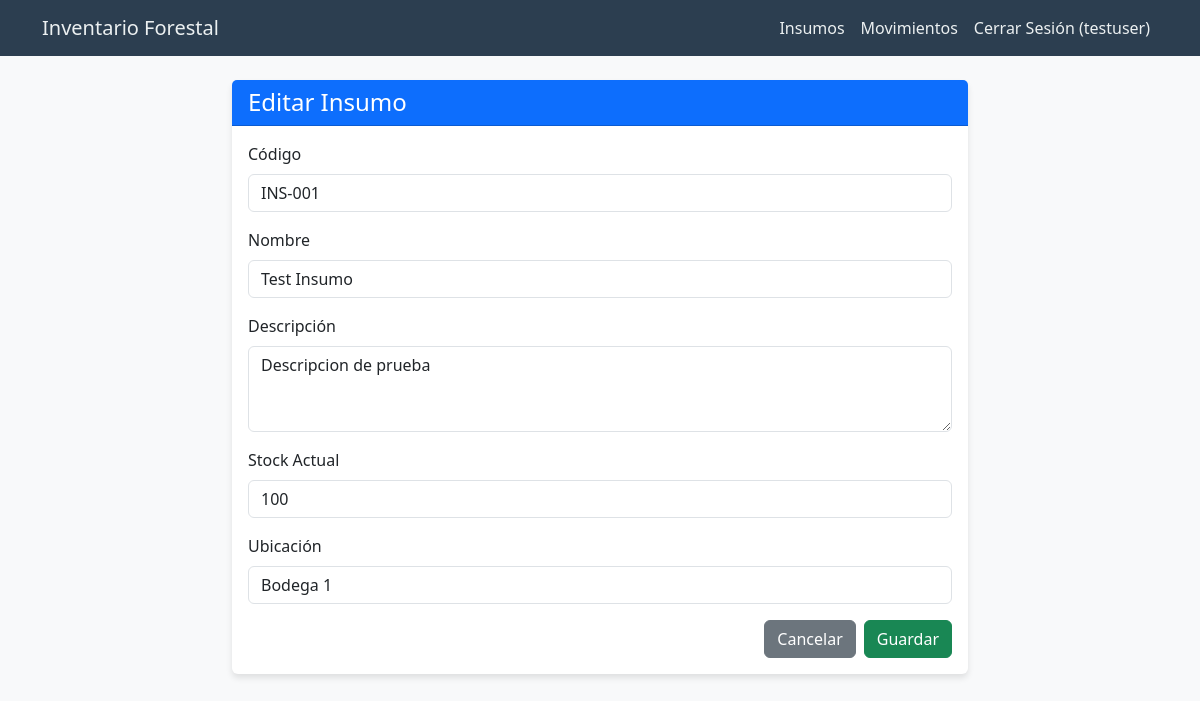
Screenshot of /insumo/1/editar/ (signed in) with the database file from the repository.
### inventario/models.py (models this page shows, shortened)
class Insumo(models.Model):
    codigo = models.CharField(max_length=50, unique=True, verbose_name="Código")
    nombre = models.CharField(max_length=100, verbose_name="Nombre")
    descripcion = models.TextField(verbose_name="Descripción", blank=True)
    stock_actual = models.IntegerField(default=0, verbose_name="Stock Actual")
    ubicacion = models.CharField(max_length=100, verbose_name="Ubicación")

### inventario/views.py (the view)
# urls.py: path('insumo/<int:pk>/editar/', views.InsumoUpdateView.as_view(), name='insumo_update'),
class InsumoUpdateView(LoginRequiredMixin, UpdateView):
    model = Insumo
    form_class = InsumoForm
    template_name = 'inventario/insumo_form.html'
    success_url = reverse_lazy('insumo_list')

### inventario/forms.py
class InsumoForm(forms.ModelForm):
    class Meta:
        model = Insumo
        fields = ['codigo', 'nombre', 'descripcion', 'stock_actual', 'ubicacion']
        widgets = {
            'codigo': forms.TextInput(attrs={'class': 'form-control'}),
            'nombre': forms.TextInput(attrs={'class': 'form-control'}),
            'descripcion': forms.Textarea(attrs={'class': 'form-control', 'rows': 3}),
            'stock_actual': forms.NumberInput(attrs={'class': 'form-control'}),
            'ubicacion': forms.TextInput(attrs={'class': 'form-control'}),
        }

### inventario/templates/inventario/insumo_form.html (shortened to what this page needs)
{% extends 'inventario/base.html' %}
{% block content %}
<div class="row justify-content-center">
    <div class="col-md-8">
        <div class="card">
            <div class="card-header bg-primary text-white">
                <h4 class="mb-0">{% if form.instance.pk %}Editar{% else %}Nuevo{% endif %} Insumo</h4>
            </div>
            <div class="card-body">
                <form method="post">
                    {% for field in form %}
                    <div class="mb-3">
                        <label for="{{ field.id_for_label }}" class="form-label">{{ field.label }}</label>
                        {{ field }}
                    </div>
                    {% endfor %}
                    <div class="d-flex justify-content-end">
                        <a href="{% url 'insumo_list' %}" class="btn btn-secondary me-2">Cancelar</a>
                        <button type="submit" class="btn btn-success">Guardar</button>
                    </div>
                </form>
            </div>
        </div>
    </div>
</div>
{% endblock %}

### inventario/templates/inventario/base.html (shortened to what this page needs)
<!DOCTYPE html>
<html lang="es">
<head>
    <link href="https://cdn.jsdelivr.net/npm/bootstrap@5.3.0/dist/css/bootstrap.min.css" rel="stylesheet">
    <link href="https://cdn.jsdelivr.net/npm/bootstrap-icons@1.10.5/font/bootstrap-icons.css" rel="stylesheet">
</head>
<body>
    <nav class="navbar navbar-expand-lg navbar-dark mb-4">
        <div class="container">
            <a class="navbar-brand" href="{% url 'insumo_list' %}">Inventario Forestal</a>
            <div class="collapse navbar-collapse" id="navbarNav">
                <ul class="navbar-nav ms-auto">
                    {% if user.is_authenticated %}
                    <li class="nav-item">
                        <a class="nav-link" href="{% url 'insumo_list' %}">Insumos</a>
                    </li>
                    <li class="nav-item">
                        <a class="nav-link" href="{% url 'movimiento_list' %}">Movimientos</a>
                    </li>
                    <li class="nav-item">
                        <form action="{% url 'logout' %}" method="post" class="d-inline">
                            <button type="submit" class="btn btn-link nav-link" style="text-decoration: none;">Cerrar
                                Sesión ({{ user.username }})</button>
                        </form>
                    </li>
                    {% else %}
                    <li class="nav-item">
                        <a class="nav-link" href="{% url 'login' %}">Iniciar Sesión</a>
                    </li>
                    {% endif %}
                </ul>
            </div>
        </div>
    </nav>
    <div class="container">
        {% block content %}{% endblock %}
    </div>
</body>
</html>

### inventario/templates/inventario/base.html (style rules this page uses)
body { background-color: #f8f9fa; }
.navbar { background-color: #2c3e50; }
.navbar-brand, .nav-link { color: #ecf0f1 !important; }
.card { border: none; box-shadow: 0 4px 6px rgba(0, 0, 0, 0.1); }

### rows the page displays
Insumo: form "INS-001" "Test Insumo" "Descripcion de prueba" "100" "Bodega 1"

### other values shown
{{ user.username }} "testuser"
{{ field.label }} "Código" "Nombre" "Descripción" "Stock Actual" "Ubicación"
